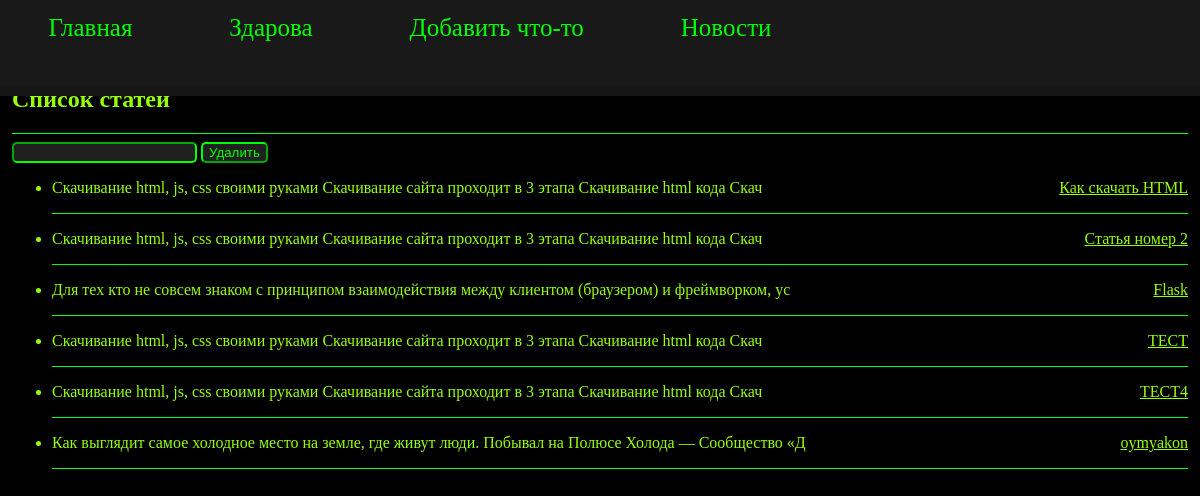
Screenshot of /db/index_db/ (signed in) with the database file from the repository.
### tables this page shows
CREATE TABLE mainmenu (
id integer primary key autoincrement,
title text not null,
url text not null
);

CREATE TABLE posts (
id integer primary key autoincrement,
title text not null,
text text not null,
url text not null,
username text not null,
time integer not null
);

### app.py (the view)
@app.route("/db/index_db/", methods=["POST", "GET"])
def index_db():
    db = get_db()
    db = FlaskDatabase(db)
    if request.method == "POST":
        db.del_post(request.form["id"])
        print(request.form["id"])
    return render_template("index_db.html", menu=db.mainmenu, posts=db.posts)

### app.py (called while the page is built)
def get_db():
    if not hasattr(g, "link_db"):
        g.link_db = connect_db(app)
    return g.link_db

### database.py (called while the page is built)
def connect_db(app):
    conn = sqlite3.connect(app.config["DATABASE"])
    conn.row_factory = sqlite3.Row
    return conn

    def __get__(self, instance, owner):
        return instance.get_table(self.name)

    def get_table(self, table):
        try:
            sql = f"""SELECT * FROM {table}"""
            self.__cur.execute(sql)
            res = self.__cur.fetchall()
        except sqlite3.Error as e:
            print(f"error {e}")
            return False
        return res

### templates/index_db.html
{% extends 'base_adm.html' %}
{% block content %}
<h2>Список статей</h2>
<hr class="sep">
{% if session["user_logged"] == "Boyarishnik" %}
<form action="/db/index_db/" method="post">
    <input type="text" name="id" value="" required>
    <input type="submit" value="Удалить">
</form>
{% endif %}
<ul class="list-posts">
    {% for p in posts %}
    <li>
        <p class="link">
            <a href="{{ url_for('show_post', alias=p.url) }}" > {{ p.title }}</a>
        </p>
        <p class="announce"> {{ (p.text|striptags)[:100]}} </p>
        <hr class="sep">
    </li>
    {% endfor %}
</ul>
{% endblock %}

### templates/base_adm.html (shortened to what this page needs)
<!DOCTYPE html>
<html lang="en">
<head>
    <link type="text/css" href="{{ url_for('static', filename='css/text.css') }}" rel="stylesheet"/>
    <link type="text/css" href="{{ url_for('static', filename='css/styles.css') }}" rel="stylesheet"/>
</head>
<body>
  {% block title -%}
  <ul class="main_menu">
      {% for i in menu %}
          <li><a href="{{url_for(i.url)}}">{{i.title -}}</a></li>
      {% endfor %}
  </ul>
  {% endblock -%}
  <div class="content">
    {% block content -%}
    {% endblock -%}
  </div>
</body>
</html>

### static/css/styles.css (style rules this page uses)
body { color: rgb(150, 255, 10); margin: 0%; background-color: black; }
body a { color: rgb(150, 255, 10); }
.main_menu { border-color: white; position: fixed; list-style: none; background: #191919; height: 12%; width: 101%; margin: -10px 0; padding: 0; color: lime; font-size: 25px; overflow: hidden; box-shadow: 0 0 0 10px #151515; }
.main_menu li { float: left; margin: 2% 4%; color: #0c1100; }
.main_menu a { color: lime; text-decoration: none; }
.content { padding: 5.5% 1%; }
input, select, textarea { background-color: #202020; color: lime; border: 2px medium; border-radius: 5px; border-color: lime; }
.sep { color: lime; background: lime; height: 1px; border: 0; }
.list-posts li .link { float: right; margin: 0%; height: 2%; }
.announce { width: 75%; }

### rows the page displays
mainmenu: title "Главная"
mainmenu: title "Здарова"
mainmenu: title "Добавить что-то"
mainmenu: title "Новости"
posts: title "Как скачать HTML", text "Скачивание html, js, css своими руками Скачивание сайта проходит в 3 этапа Скачивание html кода Скач"
posts: title "Статья номер 2", text "Скачивание html, js, css своими руками Скачивание сайта проходит в 3 этапа Скачивание html кода Скач"
posts: title "Flask", text "Для тех кто не совсем знаком с принципом взаимодействия между клиентом (браузером) и фреймворком, ус"
posts: title "ТЕСТ", text "Скачивание html, js, css своими руками Скачивание сайта проходит в 3 этапа Скачивание html кода Скач"
posts: title "ТЕСТ4", text "Скачивание html, js, css своими руками Скачивание сайта проходит в 3 этапа Скачивание html кода Скач"
posts: title "oymyakon", text "Как выглядит самое холодное место на земле, где живут люди. Побывал на Полюсе Холода — Сообщество «Д"
